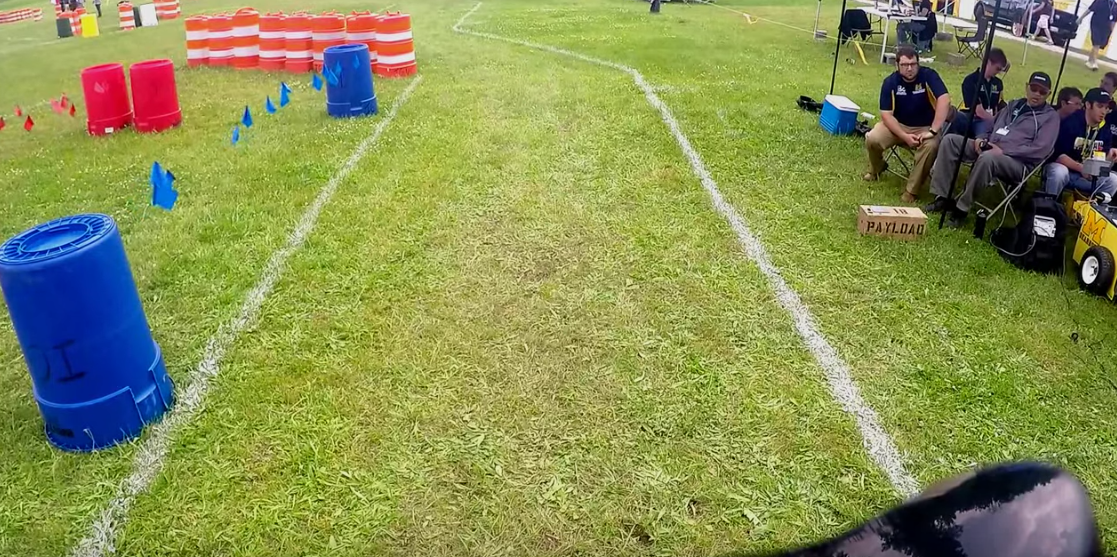
#> input picture OpenCV/f2.png, 1117 x 557 px, given in place of 3.MP4, which was not available
$ python edge-contour.py   (Python 2 division)   (older library calls are emulated)
#> lines starting #> are read from the running program, lines starting #| are printed output that depends on the picture; after the words box and inside, x2 and y2 are one past the last pixel; in counts of white or black regions, pixels touching at a corner belong together; pictures that were not available may be replaced by others from this repository, and a replacement may not be noted
import cv2
import numpy as np

kernel = np.ones((7,7), np.uint8)
cap = cv2.VideoCapture('IGVC Videos/3.MP4',0)

#fourcc = cv2.VideoWriter_fourcc(*'XVID')
#out = cv2.VideoWriter('output.mp4',fourcc, 20.0, (568,1024))

while(True):

	ret, frame_org = cap.read()
#> frame_org is the input picture: shape (557, 1117, 3); mean B, G, R 84.2, 145, 137.5
	frame = cv2.cvtColor(frame_org, cv2.COLOR_BGR2GRAY)
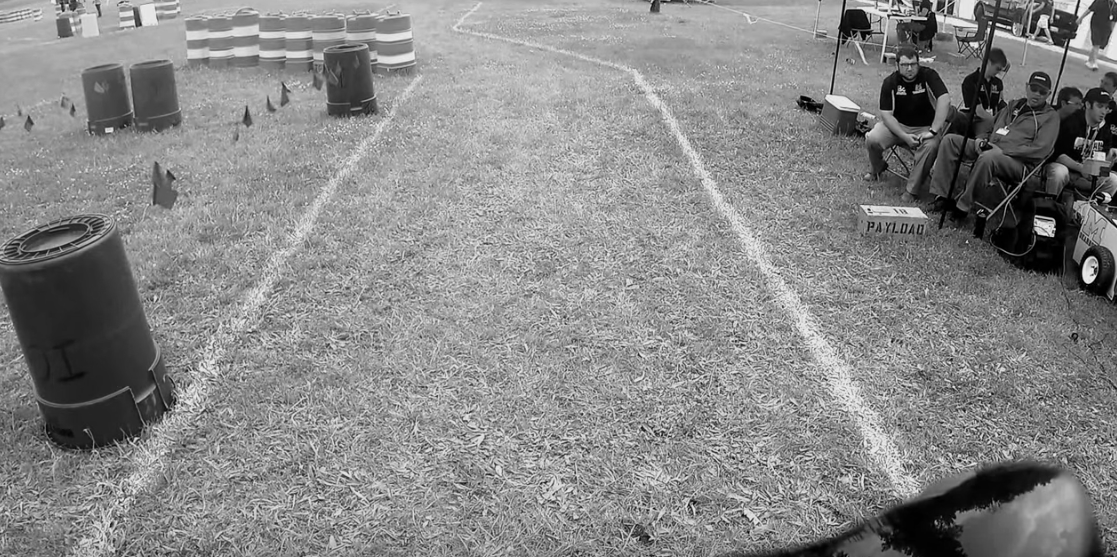
#> frame: shape (557, 1117); min 0, max 247, mean 135.9
	frame = frame[250:650,:]
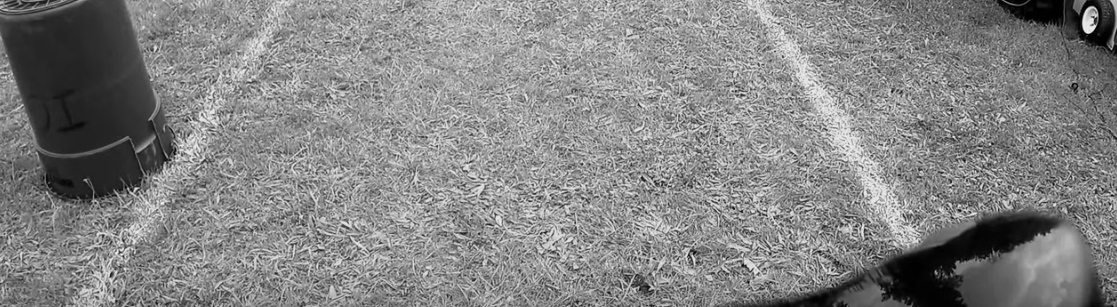
#> frame: shape (307, 1117); min 0, max 246, mean 132.8

	blur1 = cv2.medianBlur(frame,7)
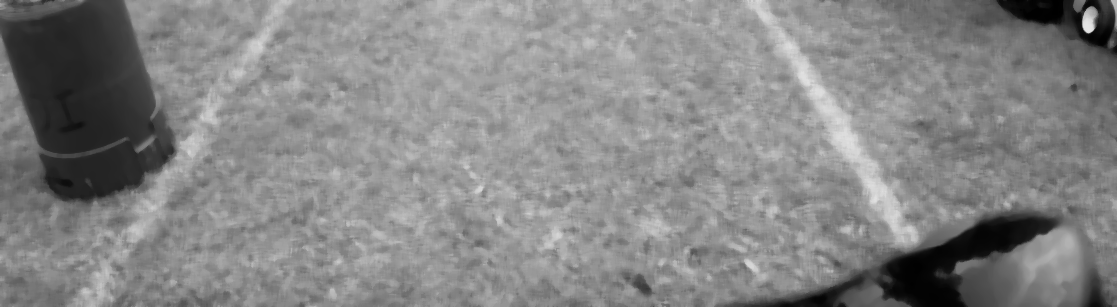
#> blur1: shape (307, 1117); min 0, max 229, mean 133.4
	blur = cv2.GaussianBlur(blur1,(5,5),0)

	ret, th = cv2.threshold(blur, 200, 255, cv2.THRESH_TOZERO_INV)
	ret, th = cv2.threshold(th, 110, 255, cv2.THRESH_BINARY)
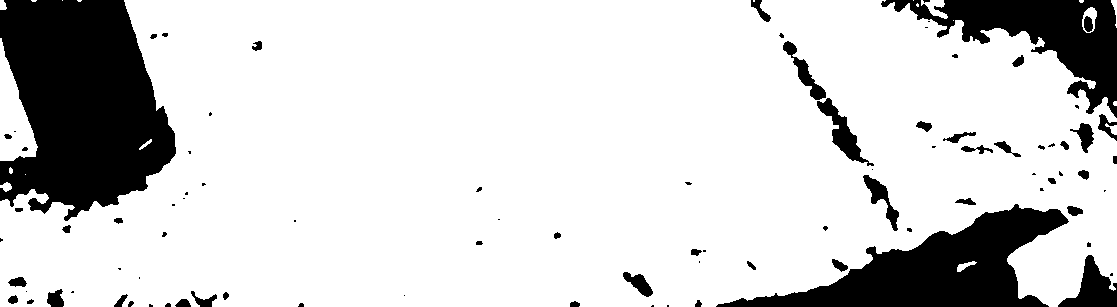
#> th: shape (307, 1117); 82.4% white; 90 black regions (42 under 20 px), largest, box (x1, y1, x2, y2) and area: (0, 0, 176, 221) 27870, (716, 204, 1069, 307) 14913, (881, 0, 1117, 118) 9842

	opening = cv2.morphologyEx(th, cv2.MORPH_OPEN, kernel)
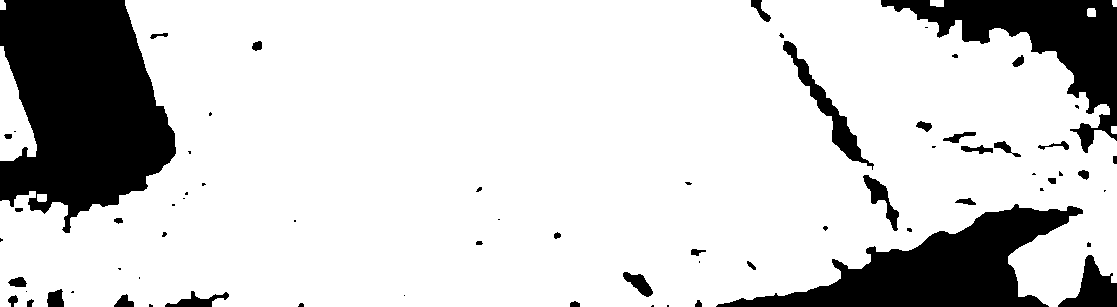
#> opening: shape (307, 1117); 81.8% white; 70 black regions (35 under 20 px), largest, box (x1, y1, x2, y2) and area: (0, 0, 176, 233) 28313, (716, 204, 1083, 307) 15389, (881, 0, 1117, 153) 11409
	dilated = cv2.dilate(opening, kernel, iterations=1)
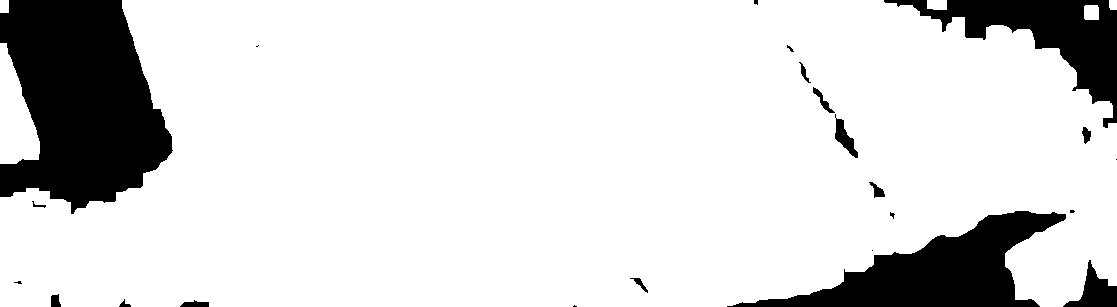
#> dilated: shape (307, 1117); 85.3% white; 23 black regions (8 under 20 px)

	cv2.imshow('th',dilated)

	_,contours,hier = cv2.findContours(dilated,cv2.RETR_LIST,cv2.CHAIN_APPROX_SIMPLE)
#> contours = 21 contours, 5 with area under 20; largest, box (x1, y1, x2, y2) and area: (0, 0, 1117, 307) 288212, (0, 43, 40, 164) 2911, (834, 117, 859, 159) 440, (1084, 5, 1099, 20) 194, (812, 86, 836, 114) 181
	for cnt in contours:
	    if cv2.contourArea(cnt)>50:  # remove small areas like noise etc
		hull = cv2.convexHull(cnt)    # find the convex hull of contour
		hull = cv2.approxPolyDP(hull,0.1*cv2.arcLength(hull,True),True)
		if True:
		    cv2.drawContours(frame,[hull],0,(0,255,0),2)
#> this loop made 21 passes
#> (cnt, hull) on pass 21: ([[0, 0], [0, 12], [8, 12], [8, 0]], [[8, 0], [8, 12], [0, 12], [0, 0]])
#> hull on passes 2, 6, 7, 8, 9, 11: [[629, 278], [639, 277], [648, 292]], [[31, 201], [46, 206], [33, 207]], [[868, 182], [885, 196], [874, 198]], [[1083, 126], [1091, 131], [1085, 144]], [[836, 117], [857, 158], [834, 138]], [[813, 86], [834, 113]]
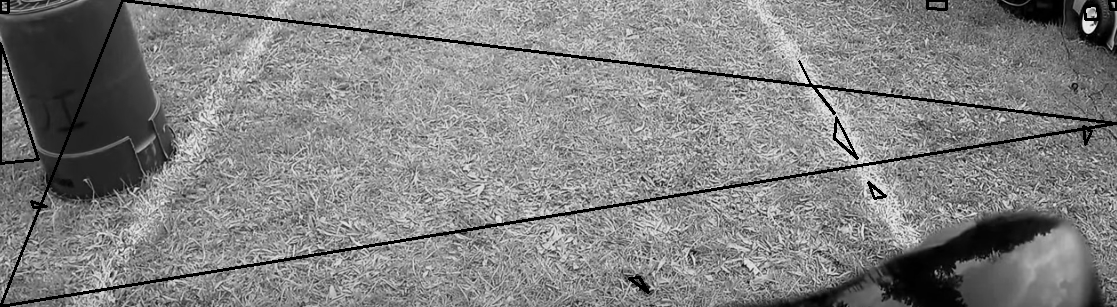
#> frame: shape (307, 1117); 2.69% of pixels changed, all inside (x1, y1, x2, y2) = (0, 0, 1117, 307)

	cv2.imshow('img',frame)

	if cv2.waitKey(5) & 0xFF == ord('q'):
#> (key q is pressed here)
		break

cap.release()
#out.release()
cv2.destroyAllWindows()
